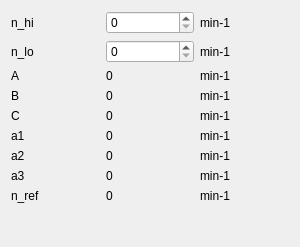
       <widget class="QWidget" name="page_2">
        <property name="geometry">
         <rect>
          <x>0</x>
          <y>0</y>
          <width>300</width>
          <height>247</height>
         </rect>
        </property>
        <attribute name="label">
         <string>A, B, C speeds</string>
        </attribute>
        <layout class="QGridLayout" name="gridLayout_2">
         <item row="0" column="0">
          <widget class="QLabel" name="label_10">
           <property name="text">
            <string>n_hi</string>
           </property>
          </widget>
         </item>
         <item row="0" column="1">
          <widget class="QDoubleSpinBox" name="doubleSpinBox_nhi">
           <property name="decimals">
            <number>0</number>
           </property>
           <property name="maximum">
            <double>100000.000000000000000</double>
           </property>
           <property name="singleStep">
            <double>10.000000000000000</double>
           </property>
          </widget>
         </item>
         <item row="1" column="0">
          <widget class="QLabel" name="label_11">
           <property name="text">
            <string>n_lo</string>
           </property>
          </widget>
         </item>
         <item row="1" column="1">
          <widget class="QDoubleSpinBox" name="doubleSpinBox_nlo">
           <property name="decimals">
            <number>0</number>
           </property>
           <property name="maximum">
            <double>100000.000000000000000</double>
           </property>
           <property name="singleStep">
            <double>10.000000000000000</double>
           </property>
          </widget>
         </item>
         <item row="2" column="0">
          <widget class="QLabel" name="label_17">
           <property name="text">
            <string>A</string>
           </property>
          </widget>
         </item>
         <item row="2" column="1">
          <widget class="QLabel" name="label_A">
           <property name="text">
            <string>0</string>
           </property>
          </widget>
         </item>
         <item row="3" column="0">
          <widget class="QLabel" name="label_16">
           <property name="text">
            <string>B</string>
           </property>
          </widget>
         </item>
         <item row="3" column="1">
          <widget class="QLabel" name="label_B">
           <property name="text">
            <string>0</string>
           </property>
          </widget>
         </item>
         <item row="4" column="0">
          <widget class="QLabel" name="label_15">
           <property name="text">
            <string>C</string>
           </property>
          </widget>
         </item>
         <item row="4" column="1">
          <widget class="QLabel" name="label_C">
           <property name="text">
            <string>0</string>
           </property>
          </widget>
         </item>
         <item row="5" column="0">
          <widget class="QLabel" name="label_12">
           <property name="text">
            <string>a1</string>
           </property>
          </widget>
         </item>
         <item row="5" column="1">
          <widget class="QLabel" name="label_a1">
           <property name="text">
            <string>0</string>
           </property>
          </widget>
         </item>
         <item row="6" column="0">
          <widget class="QLabel" name="label_13">
           <property name="text">
            <string>a2</string>
           </property>
          </widget>
         </item>
         <item row="6" column="1">
          <widget class="QLabel" name="label_a2">
           <property name="text">
            <string>0</string>
           </property>
          </widget>
         </item>
         <item row="7" column="0">
          <widget class="QLabel" name="label_18">
           <property name="text">
            <string>a3</string>
           </property>
          </widget>
         </item>
         <item row="7" column="1">
          <widget class="QLabel" name="label_a3">
           <property name="text">
            <string>0</string>
           </property>
          </widget>
         </item>
         <item row="8" column="0">
          <widget class="QLabel" name="label_14">
           <property name="text">
            <string>n_ref</string>
           </property>
          </widget>
         </item>
         <item row="8" column="1">
          <widget class="QLabel" name="label_nref">
           <property name="text">
            <string>0</string>
           </property>
          </widget>
         </item>
         <item row="9" column="0">
          <spacer name="verticalSpacer_2">
           <property name="orientation">
            <enum>Qt::Vertical</enum>
           </property>
           <property name="sizeHint" stdset="0">
            <size>
             <width>20</width>
             <height>244</height>
            </size>
           </property>
          </spacer>
         </item>
         <item row="0" column="2">
          <widget class="QLabel" name="label_19">
           <property name="text">
            <string>min-1</string>
           </property>
          </widget>
         </item>
         <item row="1" column="2">
          <widget class="QLabel" name="label_20">
           <property name="text">
            <string>min-1</string>
           </property>
          </widget>
         </item>
         <item row="2" column="2">
          <widget class="QLabel" name="label_21">
           <property name="text">
            <string>min-1</string>
           </property>
          </widget>
         </item>
         <item row="3" column="2">
          <widget class="QLabel" name="label_22">
           <property name="text">
            <string>min-1</string>
           </property>
          </widget>
         </item>
         <item row="4" column="2">
          <widget class="QLabel" name="label_23">
           <property name="text">
            <string>min-1</string>
           </property>
          </widget>
         </item>
         <item row="5" column="2">
          <widget class="QLabel" name="label_24">
           <property name="text">
            <string>min-1</string>
           </property>
          </widget>
         </item>
         <item row="6" column="2">
          <widget class="QLabel" name="label_25">
           <property name="text">
            <string>min-1</string>
           </property>
          </widget>
         </item>
         <item row="7" column="2">
          <widget class="QLabel" name="label_26">
           <property name="text">
            <string>min-1</string>
           </property>
          </widget>
         </item>
         <item row="8" column="2">
          <widget class="QLabel" name="label_27">
           <property name="text">
            <string>min-1</string>
           </property>
          </widget>
         </item>
        </layout>
       </widget>
